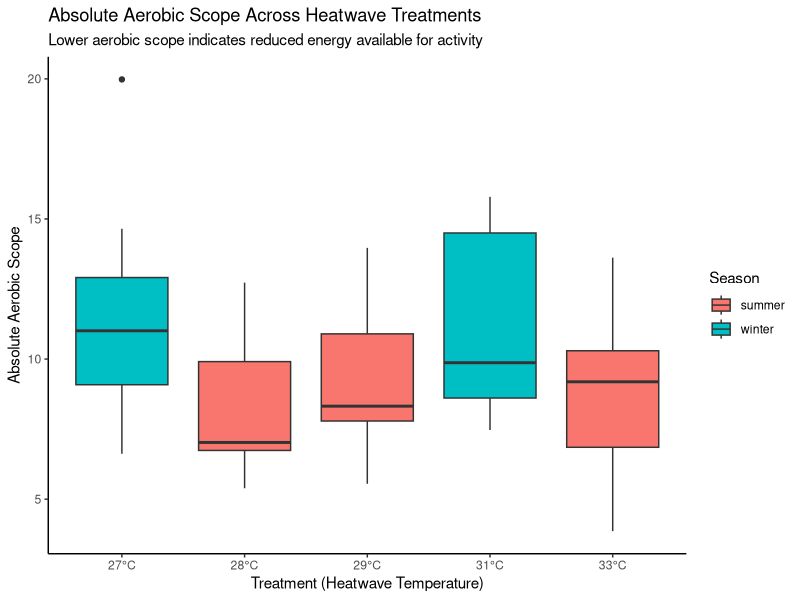
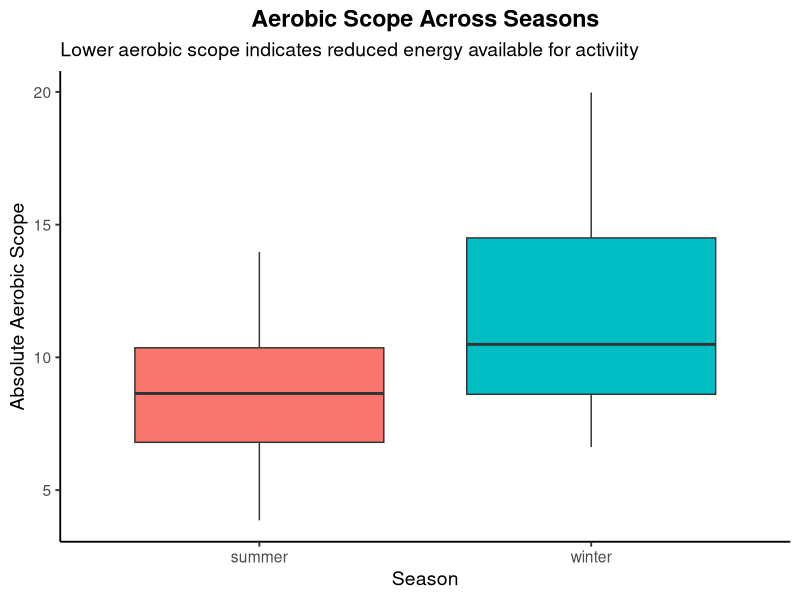
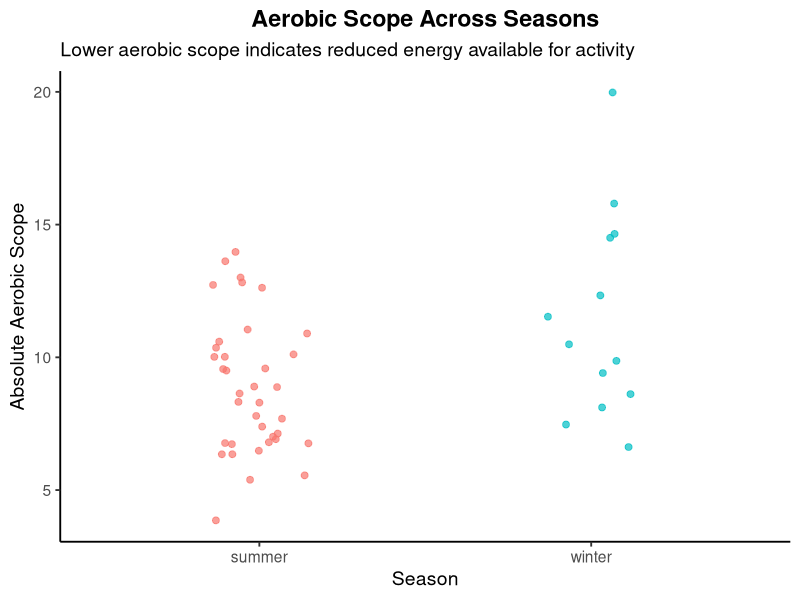
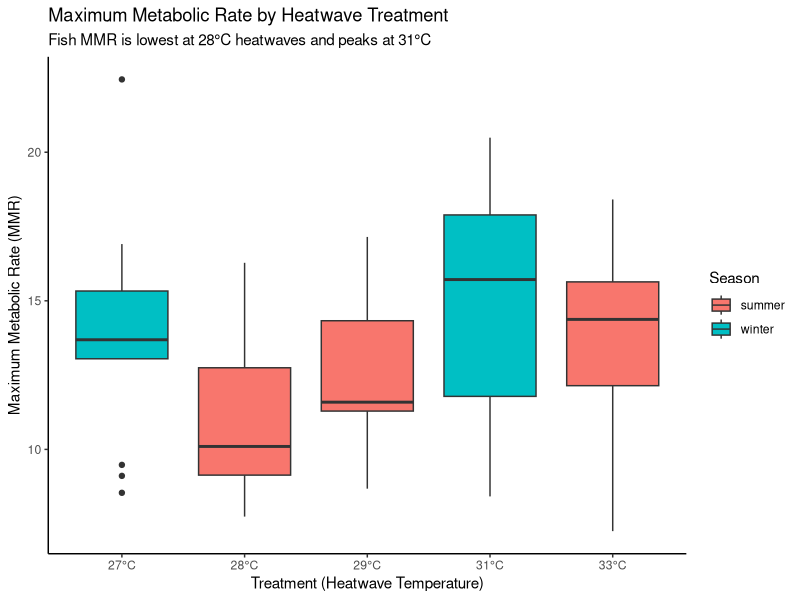
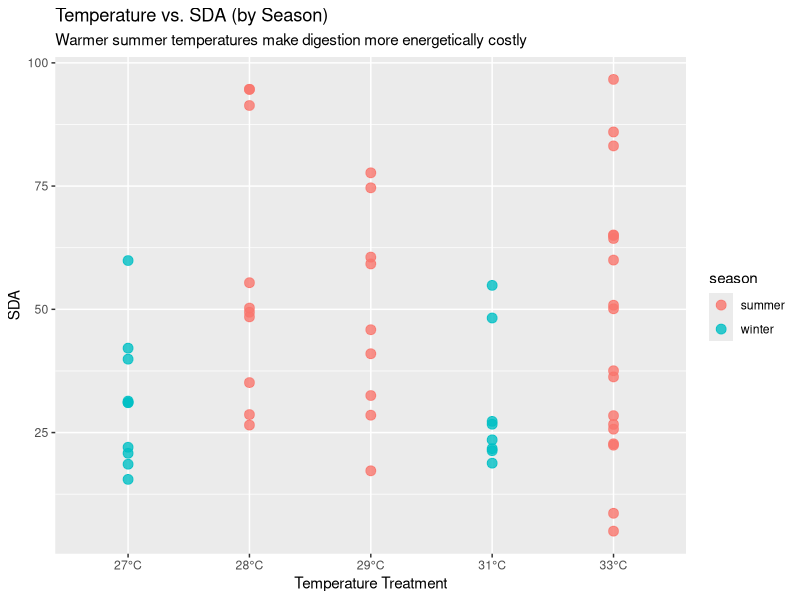
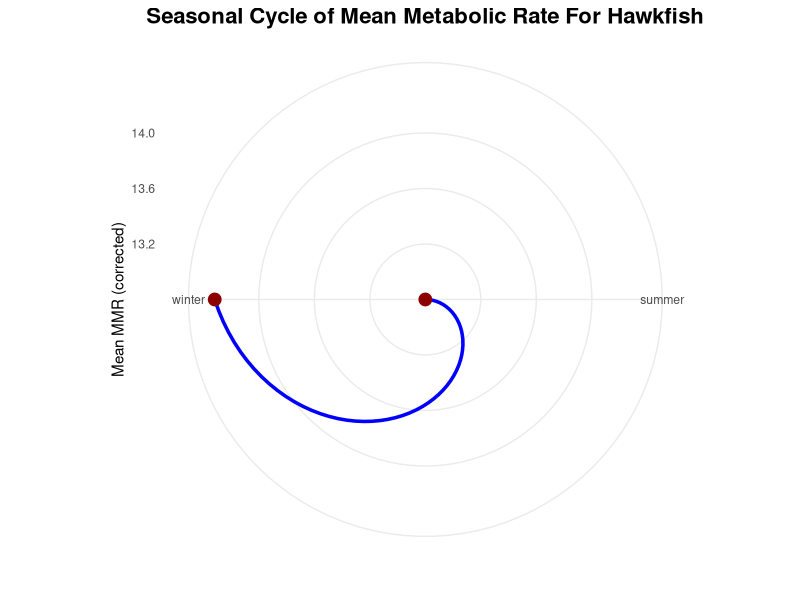
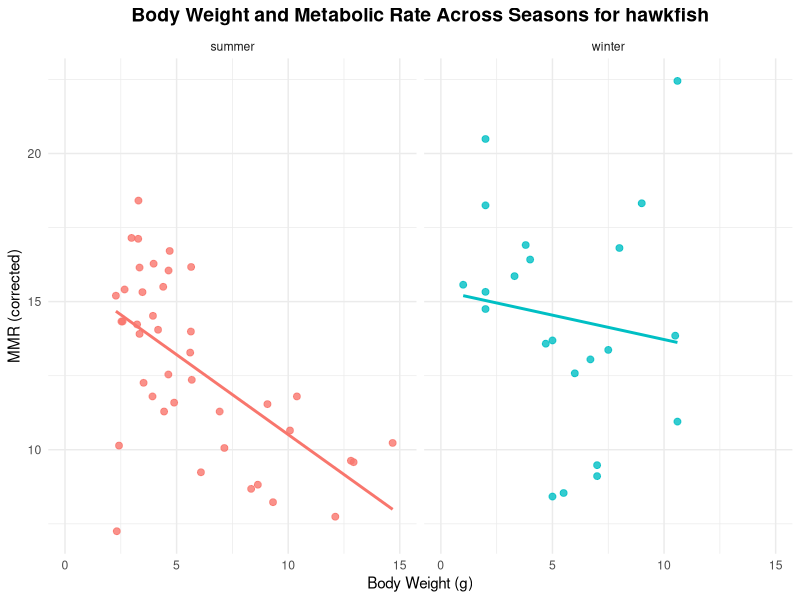
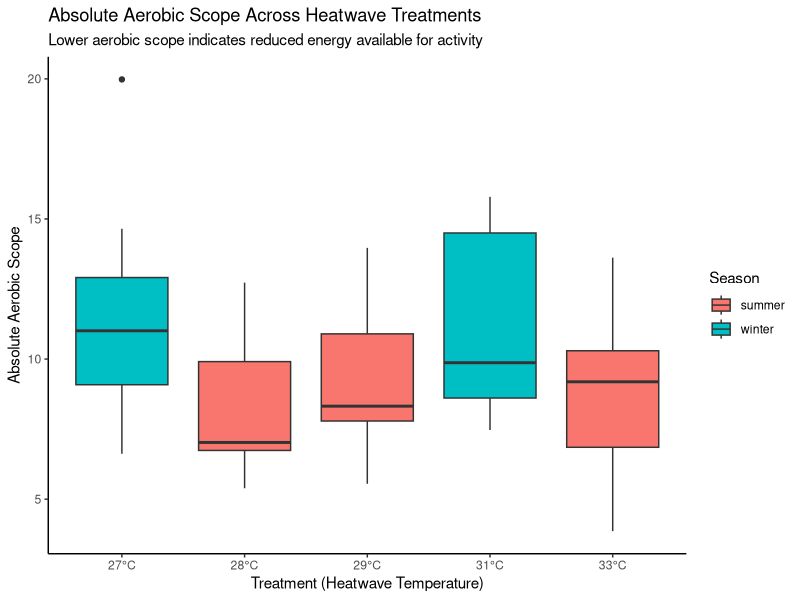

R code for these plots, in order: (Note: this script raises an error after producing the figures.)
## ---- chunk 1
library(tidyverse)
library(broom)
library(viridisLite)
library(ggplot2)
## ---- chunk 2
heatwaves_coral_fish <- read_csv("../data/VanWert_etal_2023_hawkfish.csv")
glimpse(heatwaves_coral_fish)
## ---- chunk 3
heatwaves_coral_fish_clean <- heatwaves_coral_fish |>
  rename(wet_mass = bw_g,
         total_length = tl_cm,
         standard_length = sl_cm,
         max_metabolic_rate = mmr_corrected,
         standard_metabolic_rate = smr_low10_all,
         absolute_aerobic_scope = aas_corrected,
         factorial_aerobic_scope = fas,
         SDA_coeff = sda_coeff,
         temp_of_arrhythmia = tarr,
         peak_max_heart_rate = fhmax_peak,
         temp_at_max_heart_rate = tpeak)
## ---- chunk 4

heatwave_vs_mmr <- heatwaves_coral_fish_clean |>
  filter(treatment_new != "wild") |>
  ggplot(aes(x = treatment_new, y = max_metabolic_rate, fill = season)) +
  geom_boxplot(position = position_dodge(width = 0.8)) +
  scale_x_discrete(labels = function(x) paste0(x, "°C")) +
  labs(
    title = "Maximum Metabolic Rate by Heatwave Treatment",
    subtitle = "Fish MMR is lowest at 28°C heatwaves and peaks at 31°C",
    x = "Treatment (Heatwave Temperature)",
    y = "Maximum Metabolic Rate (MMR)",
    fill = "Season"
  ) +
  theme_classic()

# Save the plot
ggsave("fig_mmr_vs_heatwave_boxplot.png", heatwave_vs_mmr, width = 7, height = 5)

## ---- chunk 5

temp_energy_season <- heatwaves_coral_fish_clean |>
  filter(treatment_new != "wild") |>
  ggplot(aes(x = treatment_new, y = SDA_integrated, color = season)) +
  geom_point(alpha = 0.8, size = 3) +
  scale_x_discrete(labels = function(x) ifelse(x == "wild", "wild", paste0(x, "°C"))) +
  labs(
    title = "Temperature vs. SDA (by Season)",
    subtitle = "Warmer summer temperatures make digestion more energetically costly",
    x = "Temperature Treatment",
    y = "SDA"
  )

# Save the plot
ggsave("fig_temp_energy_season_scatterplot.png", temp_energy_season, width = 7, height = 5)
## ---- chunk 6

season_means <- heatwaves_coral_fish_clean |>
  group_by(season) |>
  summarise(mean_mmr = mean(max_metabolic_rate, na.rm = TRUE))


seasonal_cycle <- ggplot(season_means, aes(x = season, y = mean_mmr, group = 1)) +
  geom_line(size = 1.2, color = "blue") +
  geom_point(size = 4, color = "darkred") +
  coord_polar() +
  theme_minimal() +
  labs(
    title = "Seasonal Cycle of Mean Metabolic Rate For Hawkfish",
    x = "",
    y = "Mean MMR (corrected)"
  ) +
  theme(
    plot.title = element_text(size = 16, face = "bold", hjust = 0.5)
   
  )

#save plot
ggsave("fig_polar_plot_metabolic_rate_per_season.png", seasonal_cycle, width = 7, height = 5)


## ---- chunk 7

energy_weight_season <- heatwaves_coral_fish_clean |>
  ggplot(aes(x = wet_mass, y = max_metabolic_rate, color = season)) +
  geom_point(alpha = 0.8, size = 2) +
  geom_smooth(method = "lm", se = FALSE) +
  facet_wrap(~ season, nrow = 1) +
  xlim(0,15)+
  theme_minimal() +
  labs(
    title = "Body Weight and Metabolic Rate Across Seasons for hawkfish",
    x = "Body Weight (g)",
    y = "MMR (corrected)"
  ) +
  theme(
    plot.title = element_text(size = 14, face = "bold", hjust = 0.5), legend.position = "none"

  )
#save plot 
ggsave("fig_body_weight_and_metabolic_rate_lineplot.png", energy_weight_season, width = 8, height = 5)

## ---- chunk 8

aerobic_scope_treatment <- heatwaves_coral_fish_clean |>
  filter(treatment_new != "wild") |>
  mutate(treatment_new = factor(treatment_new,
                                levels = c("27", "28", "29", "31", "33"))) |>
  ggplot(aes(x = treatment_new,
             y = absolute_aerobic_scope,
             fill = season)) +
  geom_boxplot(position = position_dodge(width = 0.8)) +
  scale_x_discrete(labels = function(x) paste0(x, "°C")) +
  labs(
    title = "Absolute Aerobic Scope Across Heatwave Treatments",
    subtitle = "Lower aerobic scope indicates reduced energy available for activity",
    x = "Treatment (Heatwave Temperature)",
    y = "Absolute Aerobic Scope",
    fill = "Season"
  ) +
  theme_classic()

aerobic_scope_treatment
# Save the plot
ggsave("fig_aerobic_vs_heatwave_boxplot.png", aerobic_scope_treatment, width = 7, height = 5)

## ---- chunk 9
heatwaves_coral_fish_clean |>
  ggplot(aes(x = season, y = absolute_aerobic_scope, fill = season)) +
  geom_boxplot() +
  labs(
    title = "Aerobic Scope Across Seasons",
    subtitle = "Lower aerobic scope indicates reduced energy available for activiity",
    x = "Season",
    y = "Absolute Aerobic Scope"
  ) +
  theme_classic(base_size = 14) +
  theme(
    legend.position = "none",
    plot.title = element_text(face = "bold", hjust = 0.5)
  )

heatwaves_coral_fish_clean |>
  ggplot(aes(x = season, y = absolute_aerobic_scope, color = season)) +
  geom_jitter(width = 0.15, size = 2, alpha = 0.7) +
  labs(
    title = "Aerobic Scope Across Seasons",
    subtitle = "Lower aerobic scope indicates reduced energy available for activity",
    x = "Season",
    y = "Absolute Aerobic Scope"
  ) +
  theme_classic(base_size = 14) +
  theme(
    legend.position = "none",
    plot.title = element_text(face = "bold", hjust = 0.5)
  )
## ---- chunk 10
ggplot(VanWert_etal_2023_hawkfish, mapping = aes(x = mmr_corrected, y = aas_corrected, color = season)) + 
  geom_point(size = 3, alpha = 0.8) +
  labs(
    title = "Relationship between Metabolic Rate and Aeroic Scope",
    x = "Maximum Metabolic Rate",
    y = "Absolute Aerobic Scope",
    color = "Season"
  )
## ---- chunk 11

## ---- chunk 12
